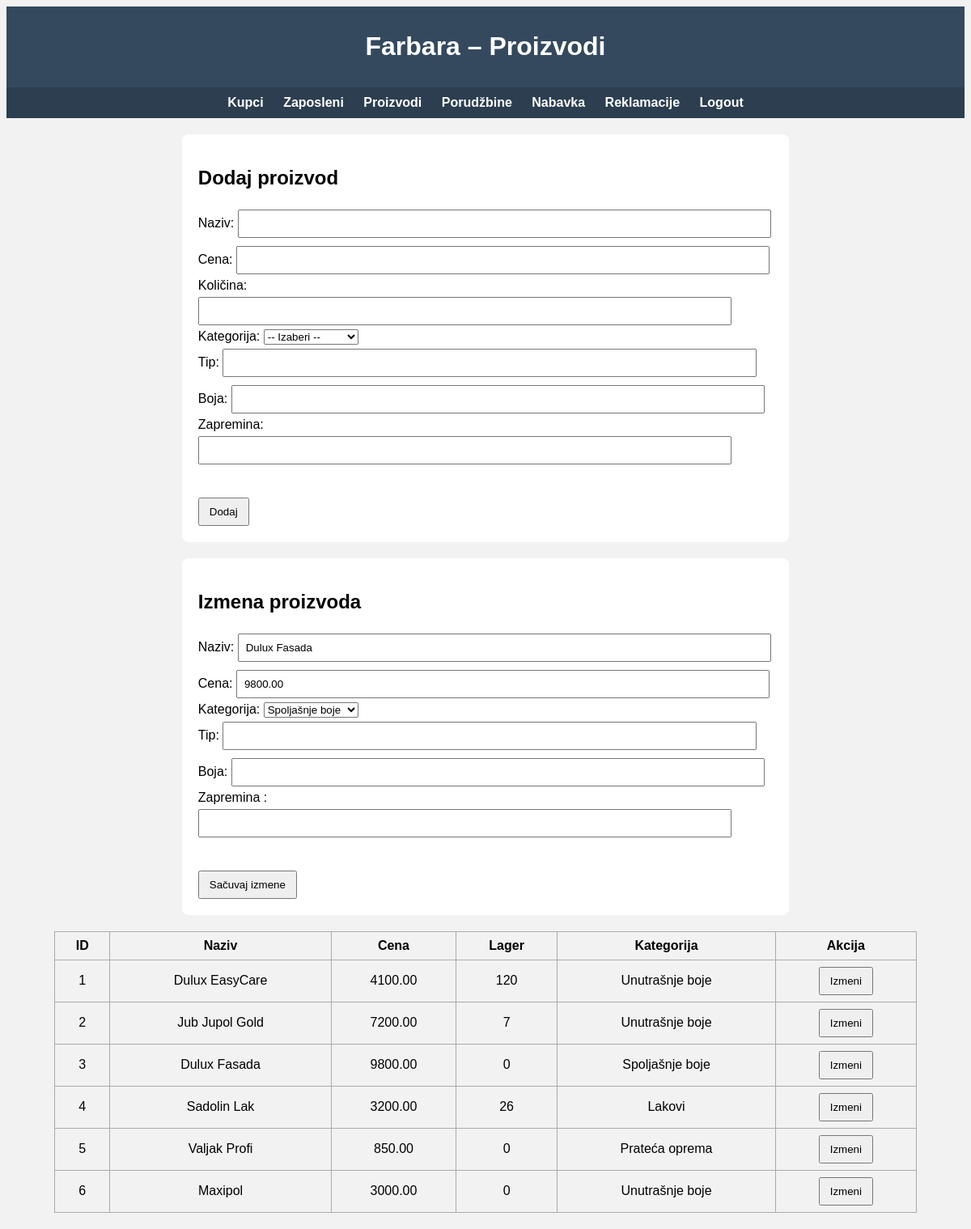
The app's page /proizvod.php?edit=3 (signed in) with its own data.
### tables this page shows
CREATE TABLE `proizvod` (
  `id_proizvoda` int(11) NOT NULL,
  `naziv` varchar(100) NOT NULL,
  `tip` varchar(50) DEFAULT NULL,
  `boja` varchar(50) DEFAULT NULL,
  `zapremina` decimal(10,2) DEFAULT NULL,
  `cena` decimal(10,2) NOT NULL,
  `id_kategorije` int(11) NOT NULL,
  `kolicina_na_lageru` int(11) NOT NULL DEFAULT 0
);

CREATE TABLE `kategorija_proizvoda` (
  `id_kategorije` int(11) NOT NULL,
  `naziv_kategorije` varchar(100) NOT NULL,
  `opis` text DEFAULT NULL
);

### proizvod.php (the view, shortened to what this page needs)
<?php
require_once('konekcija.php');
$edit_proizvod = null;
if (isset($_GET['edit'])) {
    $id = (int) $_GET['edit'];
    $res = mysqli_query($db, "SELECT * FROM proizvod WHERE id_proizvoda=$id");
    $edit_proizvod = mysqli_fetch_assoc($res);
}
$kategorije = mysqli_query($db, "SELECT * FROM kategorija_proizvoda");
?>
<!DOCTYPE html>
<html lang="sr">
<head>
</head>
<body>
<header>
    <h1>Farbara – Proizvodi</h1>
</header>
<nav>
<?php if (isset($_SESSION['id_zaposlenog'])): ?>
    <a href="kupac.php">Kupci</a>
    <a href="zaposleni.php">Zaposleni</a>
    <a href="proizvod.php">Proizvodi</a>
    <a href="porudzbina.php">Porudžbine</a>
    <a href="nabavka.php">Nabavka</a>
    <a href="reklamacija.php">Reklamacije</a>
    <a href="logout.php">Logout</a>
<?php else: ?>
    <a href="login.php">Login</a>
<?php endif; ?>
</nav>
<div class="box">
    <h2>Dodaj proizvod</h2>
    <form method="post">
        Naziv:
        <input type="text" name="naziv" required>
        Cena:
        <input type="number" name="cena" required>
        Količina:
        <input type="number" name="kolicina" required>
        Kategorija:
        <select name="id_kategorije" required>
            <option value="">-- Izaberi --</option>
        </select><br>
        Tip:
        <input type="text" name="tip"><br>
        Boja:
        <input type="text" name="boja"><br>
        Zapremina:
        <input type="number" step="0.5" name="zapremina"><br>
        <br><br>
        <button type="submit" name="create">Dodaj</button>
    </form>
</div>
<?php if ($edit_proizvod): ?>
<div class="box">
    <h2>Izmena proizvoda</h2>
    <form method="post">
        Naziv:
        <input type="text" name="naziv" value="<?= $edit_proizvod['naziv'] ?>" required>
        Cena:
        <input type="number" name="cena" value="<?= $edit_proizvod['cena'] ?>" required>
        Kategorija:
        <select name="id_kategorije" required>
            <?php
            mysqli_data_seek($kategorije, 0);
            while ($k = mysqli_fetch_assoc($kategorije)):
            ?>
                <option value="<?= $k['id_kategorije'] ?>"
                    <?= $k['id_kategorije'] == $edit_proizvod['id_kategorije'] ? 'selected' : '' ?>>
                    <?= $k['naziv_kategorije'] ?>
                </option>
            <?php endwhile; ?>
        </select><br>
        Tip:
        <input type="text" name="tip"><br>
        Boja:
        <input type="text" name="boja"><br>
        Zapremina :
        <input type="number" step="0.01" name="zapremina"><br>
        <br><br>
        <button type="submit" name="update">Sačuvaj izmene</button>
    </form>
</div>
<?php endif; ?>
<table>
<tr>
    <th>ID</th>
    <th>Naziv</th>
    <th>Cena</th>
    <th>Lager</th>
    <th>Kategorija</th>
    <th>Akcija</th>
</tr>
<?php
$result = mysqli_query($db, "
    SELECT p.*, k.naziv_kategorije
    FROM proizvod p
    LEFT JOIN kategorija_proizvoda k ON p.id_kategorije = k.id_kategorije
");
while ($row = mysqli_fetch_assoc($result)) {
    echo "<tr>
        <td>{$row['id_proizvoda']}</td>
        <td>{$row['naziv']}</td>
        <td>{$row['cena']}</td>
        <td>{$row['kolicina_na_lageru']}</td>
        <td>{$row['naziv_kategorije']}</td>
        <td>
            <form method='get' class='inline'>
                <input type='hidden' name='edit' value='{$row['id_proizvoda']}'>
                <button type='submit'>Izmeni</button>
            </form>
        </td>
    </tr>";
}
?>
</table>
</body>
</html>

### proizvod.php (style rules this page uses)
body { font-family: Arial; background:#f2f2f2; }
header, nav { text-align:center; color:white; padding:10px; }
header { background:#34495e; }
nav { background:#2c3e50; }
nav a { color:white; margin:0 10px; text-decoration:none; font-weight:bold; }
.box { background:white; width:60%; margin:20px auto; padding:20px; border-radius:8px; }
input { width:90%; padding:8px; margin:5px 0; }
button { padding:8px 12px; cursor:pointer; }
table { width:90%; margin:20px auto; border-collapse:collapse; }
th, td { border:1px solid #aaa; padding:8px; text-align:center; }
form.inline { display:inline; margin:0; }

### records on screen
proizvod: naziv "Dulux Fasada", cena "9800.00", id_kategorije "Spoljašnje boje", id_proizvoda "3", kolicina_na_lageru "0", id_kategorije.naziv_kategorije "Spoljašnje boje"
proizvod: id_proizvoda "1", naziv "Dulux EasyCare", cena "4100.00", kolicina_na_lageru "120", id_kategorije.naziv_kategorije "Unutrašnje boje"
proizvod: id_proizvoda "2", naziv "Jub Jupol Gold", cena "7200.00", kolicina_na_lageru "7", id_kategorije.naziv_kategorije "Unutrašnje boje"
proizvod: id_proizvoda "4", naziv "Sadolin Lak", cena "3200.00", kolicina_na_lageru "26", id_kategorije.naziv_kategorije "Lakovi"
proizvod: id_proizvoda "5", naziv "Valjak Profi", cena "850.00", kolicina_na_lageru "0", id_kategorije.naziv_kategorije "Prateća oprema"
proizvod: id_proizvoda "6", naziv "Maxipol", cena "3000.00", kolicina_na_lageru "0", id_kategorije.naziv_kategorije "Unutrašnje boje"
